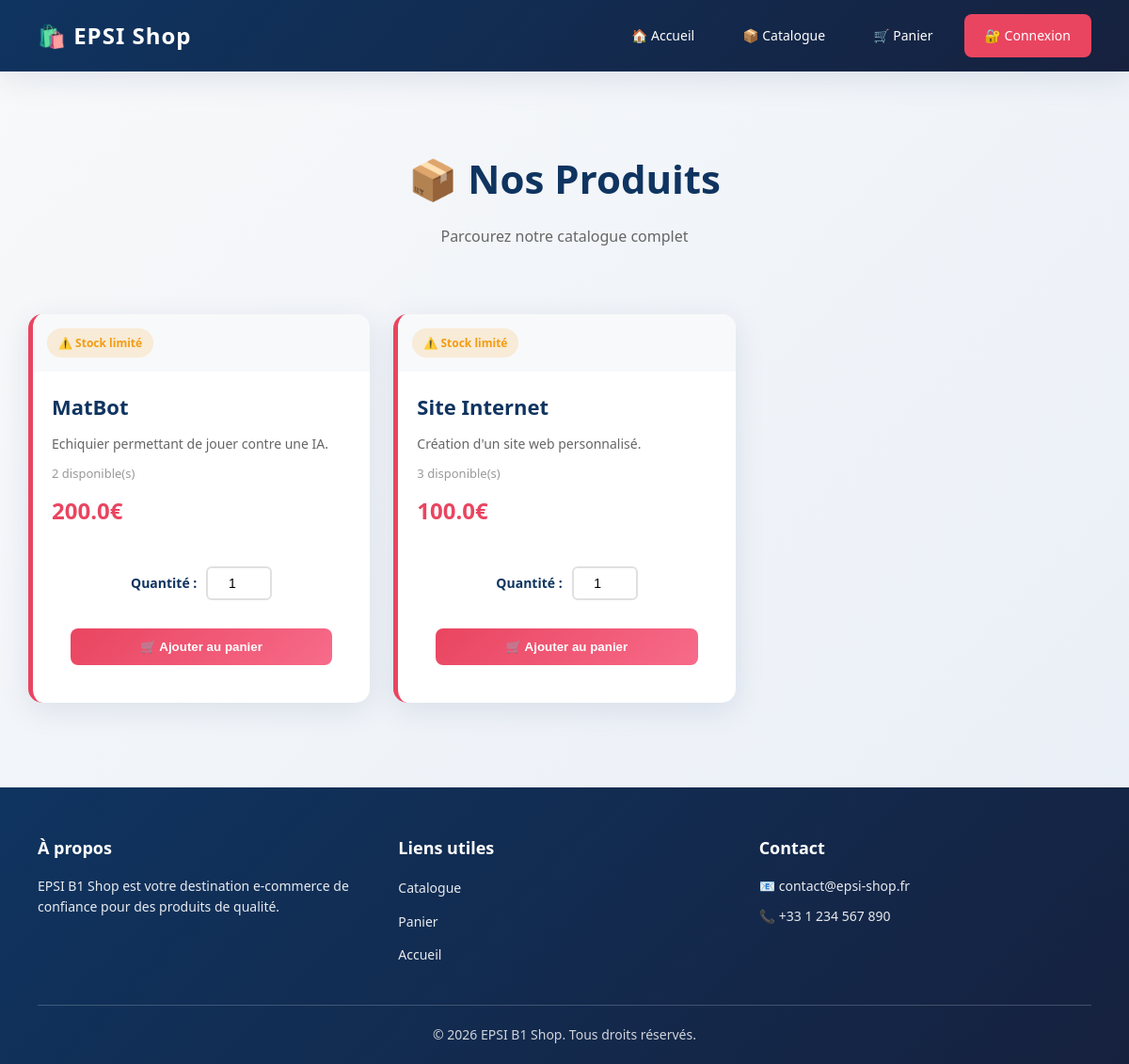
The app's page /catalogue, older data.
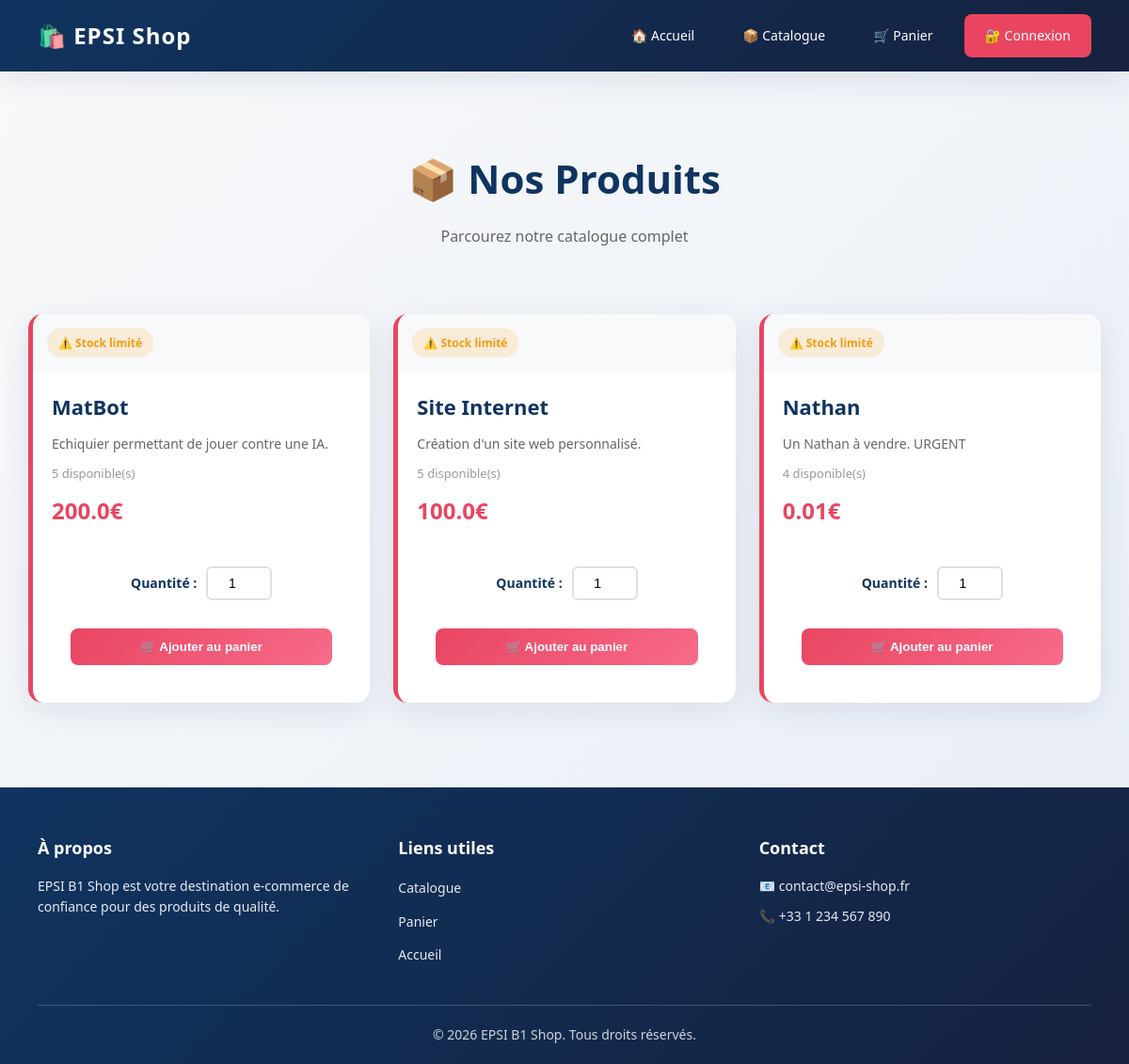
The same page, newer data.
### tables this page shows
CREATE TABLE produits (
                id INTEGER PRIMARY KEY AUTOINCREMENT,
                nom TEXT NOT NULL,
                prix REAL NOT NULL,
                description TEXT,
                categorie TEXT,
                stock INTEGER DEFAULT 10
            );

### app.py (the view)
@app.route('/catalogue')
def catalogue():
    produits = db.get_produits()
    return render_template('catalogue.html', produits=produits)

### database.py (called while the page is built)
    def get_connexion(self):
        conn = sqlite3.connect(self.dbname, timeout=10)
        conn.row_factory = sqlite3.Row
        conn.execute('PRAGMA journal_mode=WAL')
        return conn

    def get_produits(self):
        conn = self.get_connexion()
        try:
            produits = conn.execute('SELECT * FROM produits').fetchall()
        finally:
            conn.close()
        return produits

### templates/catalogue.html
{% extends 'base.html' %}
{% block content %}
<div class="page-header">
    <h1>📦 Nos Produits</h1>
    <p>Parcourez notre catalogue complet</p>
</div>
<div class="products-grid">
    {% for p in produits %}
    <div class="produit-card">
        <a href="/produit/{{ p.id }}" class="product-link">
            <div class="produit-header">
                <span class="stock-badge {% if p.stock > 10 %}in-stock{% elif p.stock > 0 %}low-stock{% else %}out-stock{% endif %}">
                    {% if p.stock > 10 %}
                        ✅ En stock
                    {% elif p.stock > 0 %}
                        ⚠️ Stock limité
                    {% else %}
                        ❌ Rupture
                    {% endif %}
                </span>
            </div>
            <h3>{{ p.nom }}</h3>
            <p class="product-description">{{ p.description }}</p>
            <div class="product-info">
                <span class="stock-info">{{ p.stock }} disponible(s)</span>
            </div>
            <p class="product-price">{{ p.prix }}€</p>
        </a>
        {% if p.stock > 0 %}
        <form method="POST" action="/ajouter_au_panier/{{ p.id }}" class="add-to-cart-form">
            <div class="quantity-selector">
                <label for="qty_{{ p.id }}">Quantité :</label>
                <input type="number" id="qty_{{ p.id }}" name="quantite" min="1" max="{{ p.stock }}" value="1" required>
            </div>
            <button type="submit" class="btn-add-cart">🛒 Ajouter au panier</button>
        </form>
        {% else %}
        <button class="btn-add-cart" disabled>❌ Rupture</button>
        {% endif %}
    </div>
    {% endfor %}
</div>
{% endblock %}

Row changes from the older to the newer data that the page shows:
changed produits "MatBot": stock "2" → "5"
changed produits "Site Internet": stock "3" → "5"
added produits: shows "⚠️ Stock limité", nom "Nathan", description "Un Nathan à vendre. URGENT", stock "4", prix "0.01"
